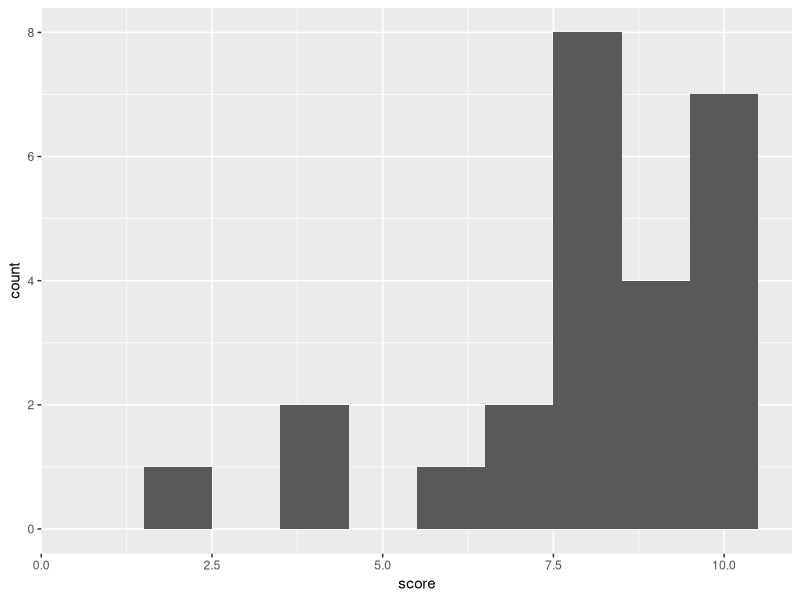

The R script that drew this image: (Note: this script raises an error after producing the figure.)
library(tidyverse)
library(ggplot2)

percentages <- c(0,
                 4,
                 0,
                 8,
                 0,
                 4,
                 8,
                 32,
                 16,
                 28)
total <- 25

calc_population <- function(total_votes, percentages) {
  array <- c()
  for (i in percentages) {
    pop <- round((total_votes * i)/100, 0)
    array <- c(array, pop)
  }
  return(array)
}

pop <- calc_population(total, percentages)
pop

popDf <- tibble(score = c(1:10), n = pop)

ggplot(popDf) +
  geom_histogram(aes(x = score, weight = n), bins = 10)

scores <- function(df){
  freq <- c()
  for (i in 1:10){
    freq <- c(freq, rep(i, df[i,2]))
  }
  return(freq)
}

scores <- scores(popDf)

mean(scores)
median(scores)

quantile(scores, probs = c(0, 0.25, 0.5, 0.75, 1))
quantile(scores, probs)